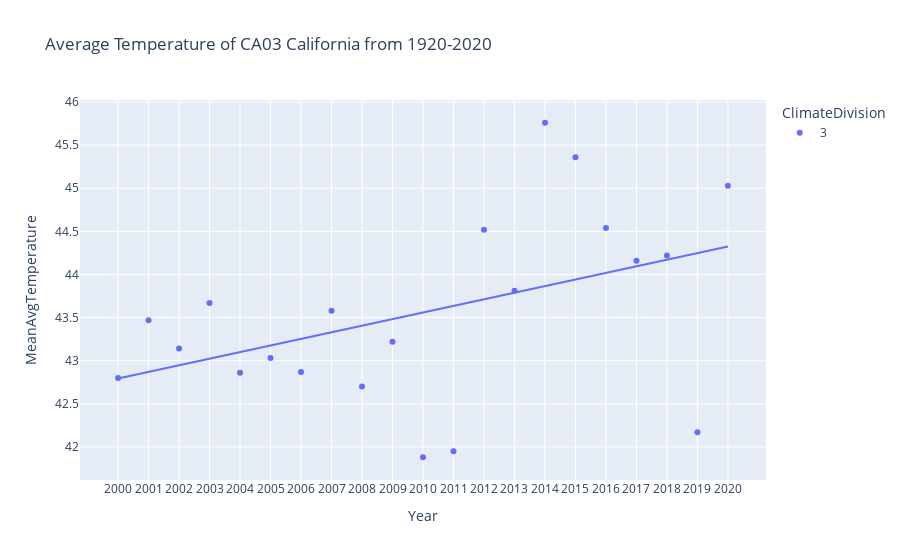

The notebook cell this image was saved under:
### Code cell
divScatterTemp(climatediv = '3').show()

### Figure 1 — Plotly figure (JSON) as saved in the notebook; plotly's stock layout.template omitted (floating-point values rounded to 4 significant figures)
{"data": [{"hovertemplate": "ClimateDivision=3<br>Year=%{x}<br>MeanAvgTemperature=%{y}<extra></extra>", "legendgroup": "3", "marker": {"color": "#636efa", "symbol": "circle"}, "mode": "markers", "name": "3", "orientation": "v", "showlegend": true, "type": "scatter", "x": ["2000", "2001", "2002", "2003", "2004", "2005", "2006", "2007", "2008", "2009", "2010", "2011", "2012", "2013", "2014", "2015", "2016", "2017", "2018", "2019", "2020"], "xaxis": "x", "y": [42.8, 43.47, 43.14, 43.67, 42.86, 43.03, 42.87, 43.58, 42.7, 43.22, 41.88, 41.95, 44.52, 43.81, 45.76, 45.36, 44.54, 44.16, 44.22, 42.17, 45.03], "yaxis": "y"}, {"hovertemplate": "<b>OLS trendline</b><br>MeanAvgTemperature = 0.0766494 * Year + -110.506<br>R<sup>2</sup>=0.194956<br><br>ClimateDivision=3<br>Year=%{x}<br>MeanAvgTemperature=%{y} <b>(trend)</b><extra></extra>", "legendgroup": "3", "marker": {"color": "#636efa", "symbol": "circle"}, "mode": "lines", "name": "3", "showlegend": false, "type": "scatter", "x": ["2000", "2001", "2002", "2003", "2004", "2005", "2006", "2007", "2008", "2009", "2010", "2011", "2012", "2013", "2014", "2015", "2016", "2017", "2018", "2019", "2020"], "xaxis": "x", "y": [42.79, 42.87, 42.95, 43.02, 43.1, 43.18, 43.25, 43.33, 43.41, 43.48, 43.56, 43.64, 43.71, 43.79, 43.87, 43.94, 44.02, 44.1, 44.17, 44.25, 44.33], "yaxis": "y"}], "layout": {"legend": {"title": {"text": "ClimateDivision"}, "tracegroupgap": 0}, "title": {"text": "Average Temperature of CA03 California from 1920-2020"}, "xaxis": {"anchor": "y", "domain": [0, 1], "title": {"text": "Year"}}, "yaxis": {"anchor": "x", "domain": [0, 1], "title": {"text": "MeanAvgTemperature"}}}}
